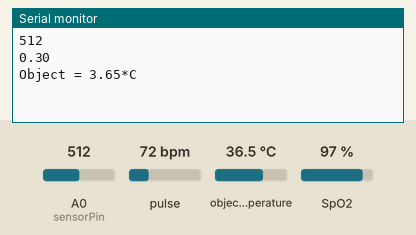
Recording of a sketch running on a simulated ESP8266 (NodeMCU). Shown: the last lines printed to the serial monitor. Inputs (shaded band) come from the test bench; at power-on: object temperature 36.5 °C, A0 (sensorPin) = 512, pulse 72 bpm, SpO2 97 %.

Above: at 2.7 s.
2.8 s: object temperature set to 20 °C
At 4.2 s:
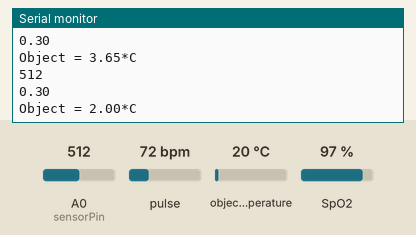
4.3 s: A0 (sensorPin) set to 716
At 5.6 s:
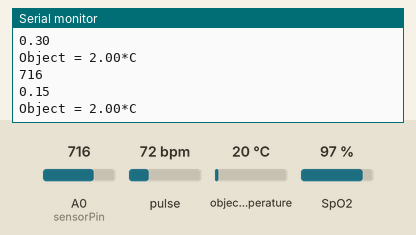
5.8 s: object temperature set to 26 °C
At 7.1 s:
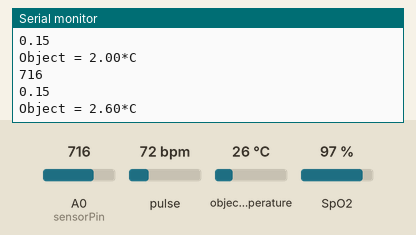
7.3 s: A0 (sensorPin) set to 992
At 8.1 s:
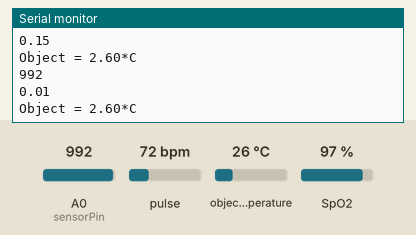
Timing chart, 0 to 9.8 s (numbered marks = the images above; inputs shaded):
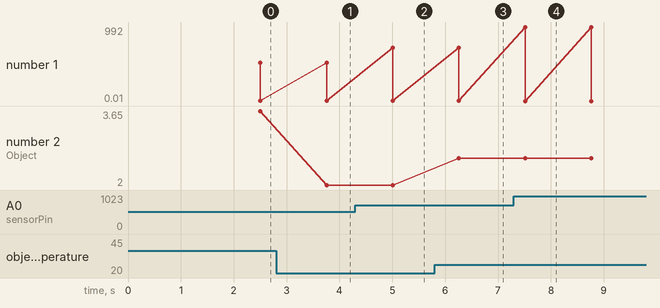

Measured:
- after the input at 2.8 s, the serial monitor: prints a new line after 0.96 s (image 1)
- after the input at 4.3 s, the serial monitor: prints a new line after 0.71 s (image 2)
- after the input at 5.8 s, the serial monitor: prints a new line after 0.46 s (image 3)
- after the input at 7.3 s, the serial monitor: prints a new line after 0.21 s (image 4)
- plotted number 1: 0.3 → 0.15 after the input at 4.3 s, 0.15 → 0.01 after the input at 7.3 s
- plotted number 2: 3.65 → 2 after the input at 2.8 s, 2 → 2.6 after the input at 5.8 s

The sketch:

HeartRateSensorNodeMCU.ino
```cpp
#include <CayenneMQTTESP8266.h>
//#include <FreqMeasure.h>
#include <Wire.h>
#include "MAX30100_PulseOximeter.h"
#include <Wire.h>
#include <Adafruit_MLX90614.h>
#define CAYENNE_PRINT Serial
// WiFi network info.
char ssid[] = "WARLOCK";
char wifiPassword[] = "P@ssw0rdiot";

// Cayenne authentication info. This should be obtained from the Cayenne Dashboard.
char username[] = "6fff5240-f05c-11e6-a971-4db18559717d";
char password[] = "4a5495303e20c8e904dab1862802bb32990cd994";
char clientID[] = "9f4b7f10-46ff-11e8-8927-a713813a39dc";

Adafruit_MLX90614 mlx = Adafruit_MLX90614();

const int sensorPin = A0;
int sensorVal;
float frequency;
float BMP;


PulseOximeter pox;
unsigned long lastMillis = 0;

void setup() {
	Serial.begin(9600);
 //FreqMeasure.begin();
 mlx.begin();

 pox.begin();

	Cayenne.begin(username, password, clientID, ssid, wifiPassword);
}
double sum=0;
int count=0;

void loop() {
	Cayenne.loop();
pox.update();

        sensorVal = analogRead(sensorPin);
        Serial.println(sensorVal);
        double voltage = convertToVoltage(sensorVal);

        double absorbance = calculateAbsorbance(voltage);
        double hr = pox.getHeartRate();
        double spo2 = pox.getSpO2();
         Serial.println(absorbance);

      Serial.print("Object = ");
      Serial.print(mlx.readObjectTempC()/10);
      Serial.println("*C");

       // displayPulseInLabVIEW(absorbance, BMP);
        Cayenne.virtualWrite(0, absorbance);
        //small delay to change our sampling rate
        //and stabilize our signal
        Cayenne.virtualWrite(1, mlx.readObjectTempC()/10);
       // Cayenne.virtualWrite(2, spo2);
        Cayenne.virtualWrite(2,sensorVal/10 );
        delay(250);

}

double convertToVoltage(double ADC_Val)
{
  double volt = 0;

  volt = 5*(ADC_Val/1023);

  return volt;
}

double calculateAbsorbance(double volt)
{
  double absorbance = 0;

  absorbance = log10(5/volt);

  return absorbance;
}

//Default function for processing actuator commands from the Cayenne Dashboard.
//You can also use functions for specific channels, e.g CAYENNE_IN(1) for channel 1 commands.
CAYENNE_IN_DEFAULT()
{
	CAYENNE_LOG("CAYENNE_IN_DEFAULT(%u) - %s, %s", request.channel, getValue.getId(), getValue.asString());
	//Process message here. If there is an error set an error message using getValue.setError(), e.g getValue.setError("Error message");
}
```
